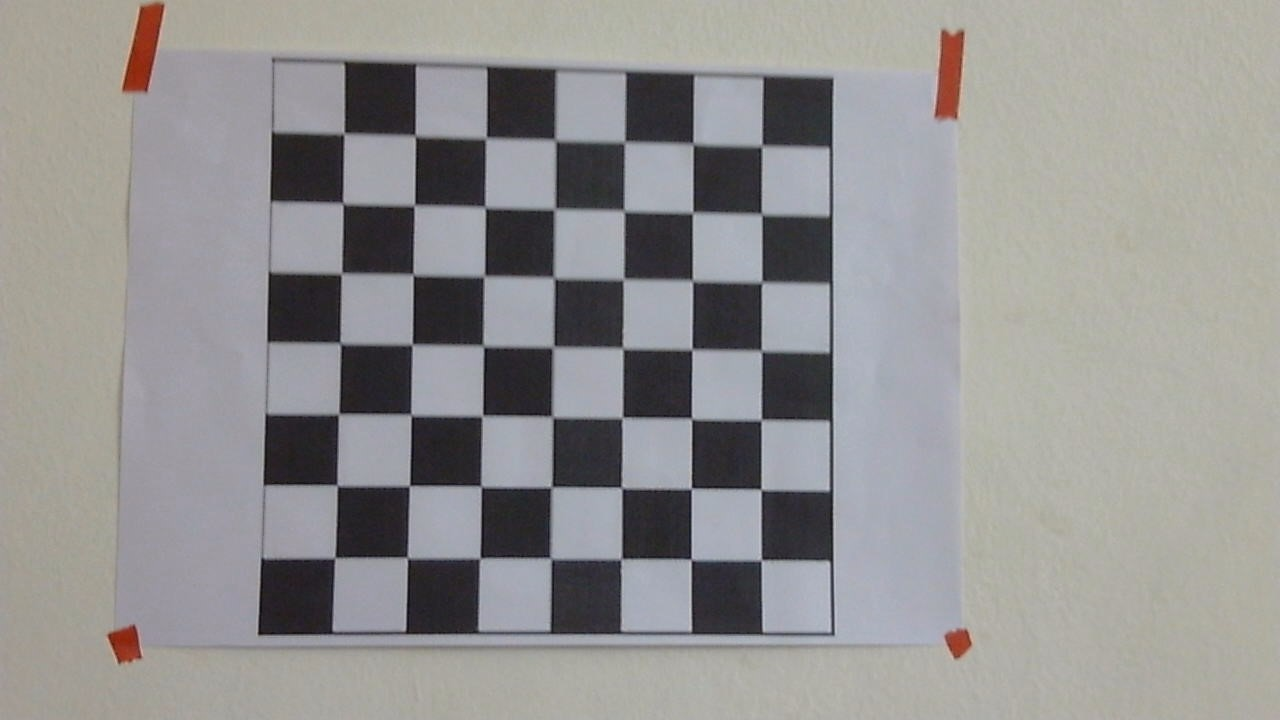
#> input picture Lab/lab_VSC_files/images/WIN_20230130_21_55_10_Pro.jpg, 1280 x 720 px
$ jupyter execute Lab_2_arithmatic_operations.ipynb
#> lines starting #> are read from the running program, lines starting #| are printed output that depends on the picture
[cell 1]
import cv2
import numpy as np
import matplotlib.pyplot as plt

[cell 2]
print("1. Addition\n2. Subtraction\n3. Multiplication\n4. Division\n")

[cell 3]
path = input("Enter image name with path: ")
#> the answer given: images/WIN_20230130_21_55_10_Pro.jpg
img = cv2.imread(path, 1)
#> img is the input picture: shape (720, 1280, 3); mean B, G, R 145.9, 146.7, 148
img = cv2.cvtColor(img, cv2.COLOR_BGR2GRAY)
#> img: shape (720, 1280)

print(img.shape)
#| (720, 1280)
print(img) # elements
#> (printed output is left out)

width = 10
height = 10
dim = (width, height)

# resize image
resized = cv2.resize(img, dim)

print(resized.shape)
#| (10, 10)
print(resized)
#| [[164 167 169 175 177 181 178  89 179 178]
#|  [163 158 156 162 169 170  73 179 177 180]
#|  [165 159  39  39  48  44  78 183 177 179]
#|  [163 159 163 169 170 176  74 187 179 176]
#|  [165 156  39  39  48  47  72 177 177 177]
#|  [161 158 162 168 170 175  64 184 174 175]
#|  [163 157  37  36  47  46  62 178 180 176]
#|  [162 157 161 168 169 175  45 175 174 174]
#|  [159 154  36  38  50  47  82 170 173 172]
#|  [158 164 164 167 173 175 176 176 175 173]]

plt.imshow(resized,cmap='gray')
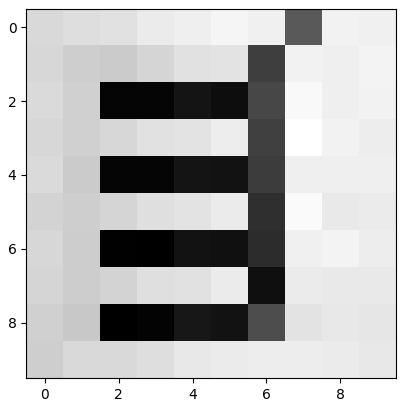
#> figure drawn by matplotlib, 1 panel

[cell 4]
k = int(input("Enter intensity of 2nd img pixels: "))
#> the answer given: 3
M = np.ones(resized.shape, dtype="uint8") * k

print(resized)
#| [[164 167 169 175 177 181 178  89 179 178]
#|  [163 158 156 162 169 170  73 179 177 180]
#|  [165 159  39  39  48  44  78 183 177 179]
#|  [163 159 163 169 170 176  74 187 179 176]
#|  [165 156  39  39  48  47  72 177 177 177]
#|  [161 158 162 168 170 175  64 184 174 175]
#|  [163 157  37  36  47  46  62 178 180 176]
#|  [162 157 161 168 169 175  45 175 174 174]
#|  [159 154  36  38  50  47  82 170 173 172]
#|  [158 164 164 167 173 175 176 176 175 173]]

print(M)
#| [[3 3 3 3 3 3 3 3 3 3]
#|  [3 3 3 3 3 3 3 3 3 3]
#|  [3 3 3 3 3 3 3 3 3 3]
#|  [3 3 3 3 3 3 3 3 3 3]
#|  [3 3 3 3 3 3 3 3 3 3]
#|  [3 3 3 3 3 3 3 3 3 3]
#|  [3 3 3 3 3 3 3 3 3 3]
#|  [3 3 3 3 3 3 3 3 3 3]
#|  [3 3 3 3 3 3 3 3 3 3]
#|  [3 3 3 3 3 3 3 3 3 3]]


add1 = cv2.add(resized, M)

add2 = resized + M

print("The addition with CV2", add1)
#| The addition with CV2 [[167 170 172 178 180 184 181  92 182 181]
#|  [166 161 159 165 172 173  76 182 180 183]
#|  [168 162  42  42  51  47  81 186 180 182]
#|  [166 162 166 172 173 179  77 190 182 179]
#|  [168 159  42  42  51  50  75 180 180 180]
#|  [164 161 165 171 173 178  67 187 177 178]
#|  [166 160  40  39  50  49  65 181 183 179]
#|  [165 160 164 171 172 178  48 178 177 177]
#|  [162 157  39  41  53  50  85 173 176 175]
#|  [161 167 167 170 176 178 179 179 178 176]]


print("The addition with simple operator", add2)
#| The addition with simple operator [[167 170 172 178 180 184 181  92 182 181]
#|  [166 161 159 165 172 173  76 182 180 183]
#|  [168 162  42  42  51  47  81 186 180 182]
#|  [166 162 166 172 173 179  77 190 182 179]
#|  [168 159  42  42  51  50  75 180 180 180]
#|  [164 161 165 171 173 178  67 187 177 178]
#|  [166 160  40  39  50  49  65 181 183 179]
#|  [165 160 164 171 172 178  48 178 177 177]
#|  [162 157  39  41  53  50  85 173 176 175]
#|  [161 167 167 170 176 178 179 179 178 176]]

print("Shape of input image", resized.shape)
#| Shape of input image (10, 10)

#plt.imshow(resized,cmap='gray')
#plt.show()

plt.imshow(resized, cmap='gray')
plt.show()


plt.imshow(add1, cmap='gray')
plt.show()

plt.imshow(add2,cmap='gray')
plt.show()

[cell 5]
path = input("Enter image name with path: ")
#> the answer given: images/WIN_20230130_21_55_31_Pro.jpg
img = cv2.imread(path, 1)
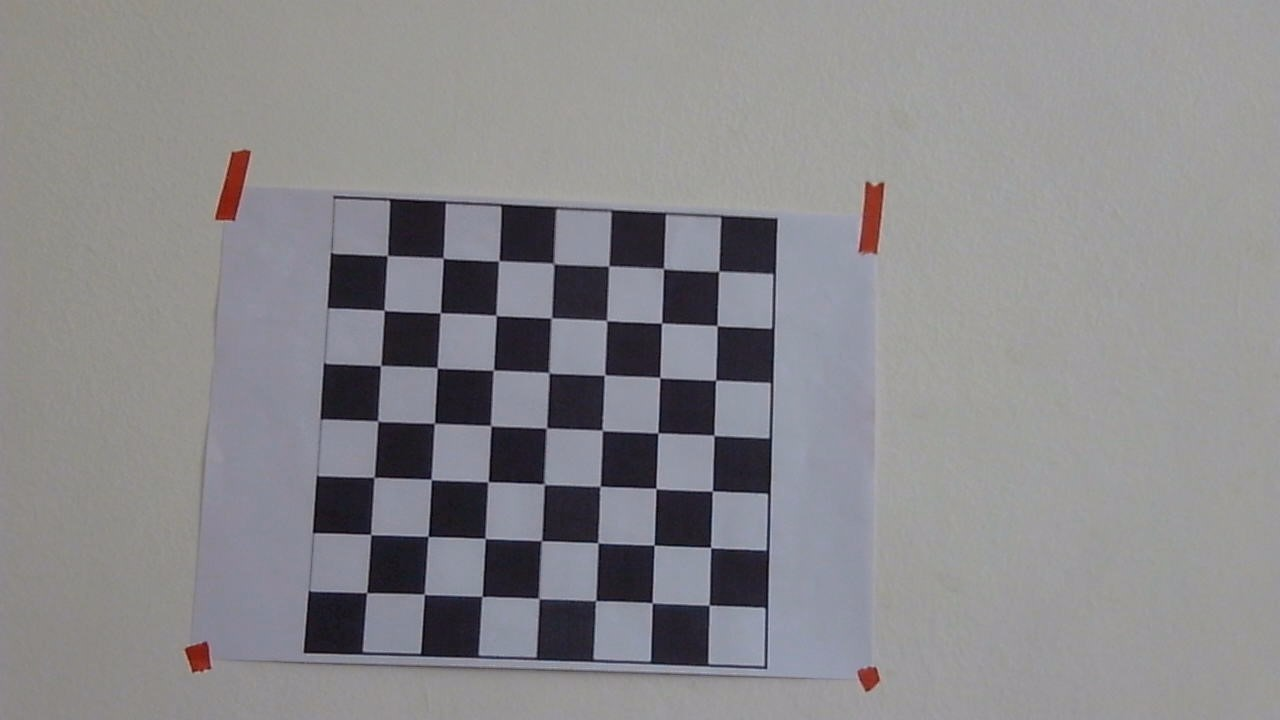
#> input picture Lab/lab_VSC_files/images/WIN_20230130_21_55_31_Pro.jpg, 1280 x 720 px
#> img is the input picture: shape (720, 1280, 3); mean B, G, R 139.9, 137.1, 138.3
#img = cv2.cvtColor(img, cv2.COLOR_BGR2GRAY)
img = cv2.cvtColor(img, cv2.COLOR_BGR2RGB)


print(img.shape)
#| (720, 1280, 3)
print(img)
#> (printed output is left out)


width = 10
height = 10
dim = (width, height)

# resize image
resized = cv2.resize(img, dim)

print(resized.shape)
#| (10, 10, 3)
print(resized)
#> (printed output is left out)

plt.imshow(resized)
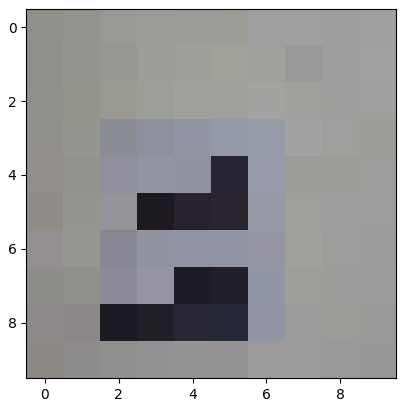
#> figure drawn by matplotlib, 1 panel

[cell 6]
k = int(input("Enter intensity of 2nd img pixels: "))
#> the answer given: 3
M = np.ones(resized.shape, dtype="uint8") * k

print(resized)
#> (printed output is left out)

print(M)


add1 = cv2.add(resized, M)

add2 = resized + M

print("The addition with CV2", add1)


print("The addition with simple operator", add2)

print("Shape of input image", resized.shape)

#plt.imshow(resized,cmap='gray')
#plt.show()

plt.imshow(resized)
plt.show()


plt.imshow(add1)
plt.show()

plt.imshow(add2)
plt.show()

[cell 7]
path = input("Enter image name with path: ")
#> the answer given: images/WIN_20230130_21_55_31_Pro.jpg
img = cv2.imread(path, 1)
img = cv2.cvtColor(img, cv2.COLOR_BGR2RGB)

k = int(input("Enter intensity of 2nd img pixels: "))
#> the answer given: 3
M = np.ones(img.shape, dtype="uint8") * k

sub = cv2.subtract(img, M)

plt.imshow(img)
plt.show()
plt.imshow(sub)
plt.show()
